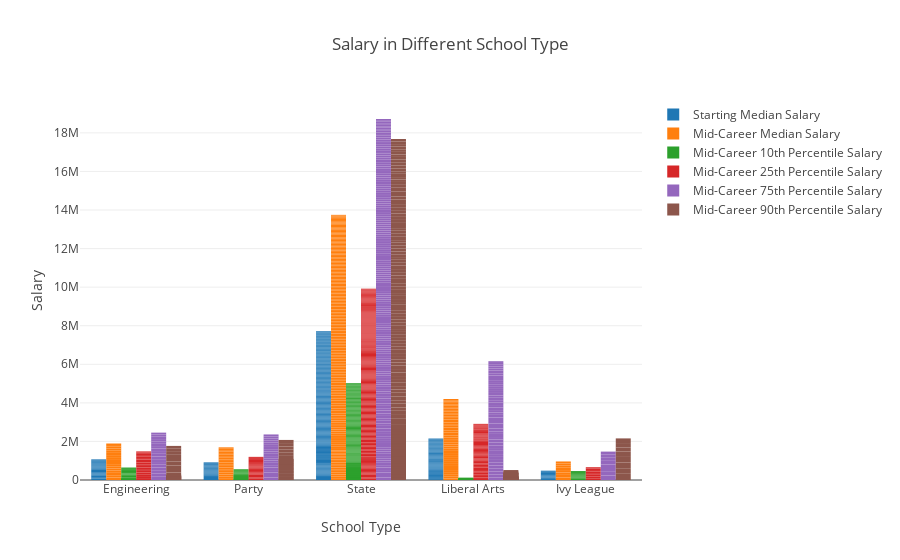

The cell this chart's notebook holds for it:
### Code cell
type_trace_list = []
for i in all_info.columns[3:9]:
    type_trace_list.append(go.Bar(x=all_info['School Type'], y=all_info[i], name = i))

layout = go.Layout(
    barmode='group',
    title='Salary in Different School Type',
    xaxis = dict(title = 'School Type'),
    yaxis = dict(title = 'Salary'),
)

fig = go.Figure(data=type_trace_list, layout=layout)
py.offline.iplot(fig)

### Figure 1 — Plotly figure (JSON) as saved in the notebook; plotly's stock layout.template omitted (floating-point values rounded to 4 significant figures; data arrays with more than 128 entries replaced by an {"elided": "..."} marker saying what was removed)
{"data": [{"name": "Starting Median Salary", "type": "bar", "uid": "6ce26d26-fbba-49fe-accf-3a398e6a9a5c", "x": {"elided": "268 str values"}, "y": {"elided": "268 int values"}}, {"name": "Mid-Career Median Salary", "type": "bar", "uid": "fae1d359-cd8e-40be-a1a1-d05b5c8e6d34", "x": {"elided": "268 str values"}, "y": {"elided": "268 int values"}}, {"name": "Mid-Career 10th Percentile Salary", "type": "bar", "uid": "1f0b6170-b106-4572-920b-53e6573b1fc7", "x": {"elided": "268 str values"}, "y": {"elided": "268 int values"}}, {"name": "Mid-Career 25th Percentile Salary", "type": "bar", "uid": "2cae2150-5fee-4bf1-b7d0-ba83add135ea", "x": {"elided": "268 str values"}, "y": {"elided": "268 int values"}}, {"name": "Mid-Career 75th Percentile Salary", "type": "bar", "uid": "3504e43d-3a08-46f2-b473-c9ccca6e7b9d", "x": {"elided": "268 str values"}, "y": {"elided": "268 int values"}}, {"name": "Mid-Career 90th Percentile Salary", "type": "bar", "uid": "c4863ef5-77f7-41f8-b1d9-329bdb641d56", "x": {"elided": "268 str values"}, "y": {"elided": "268 int values"}}], "layout": {"barmode": "group", "title": "Salary in Different School Type", "xaxis": {"title": "School Type"}, "yaxis": {"title": "Salary"}}}
